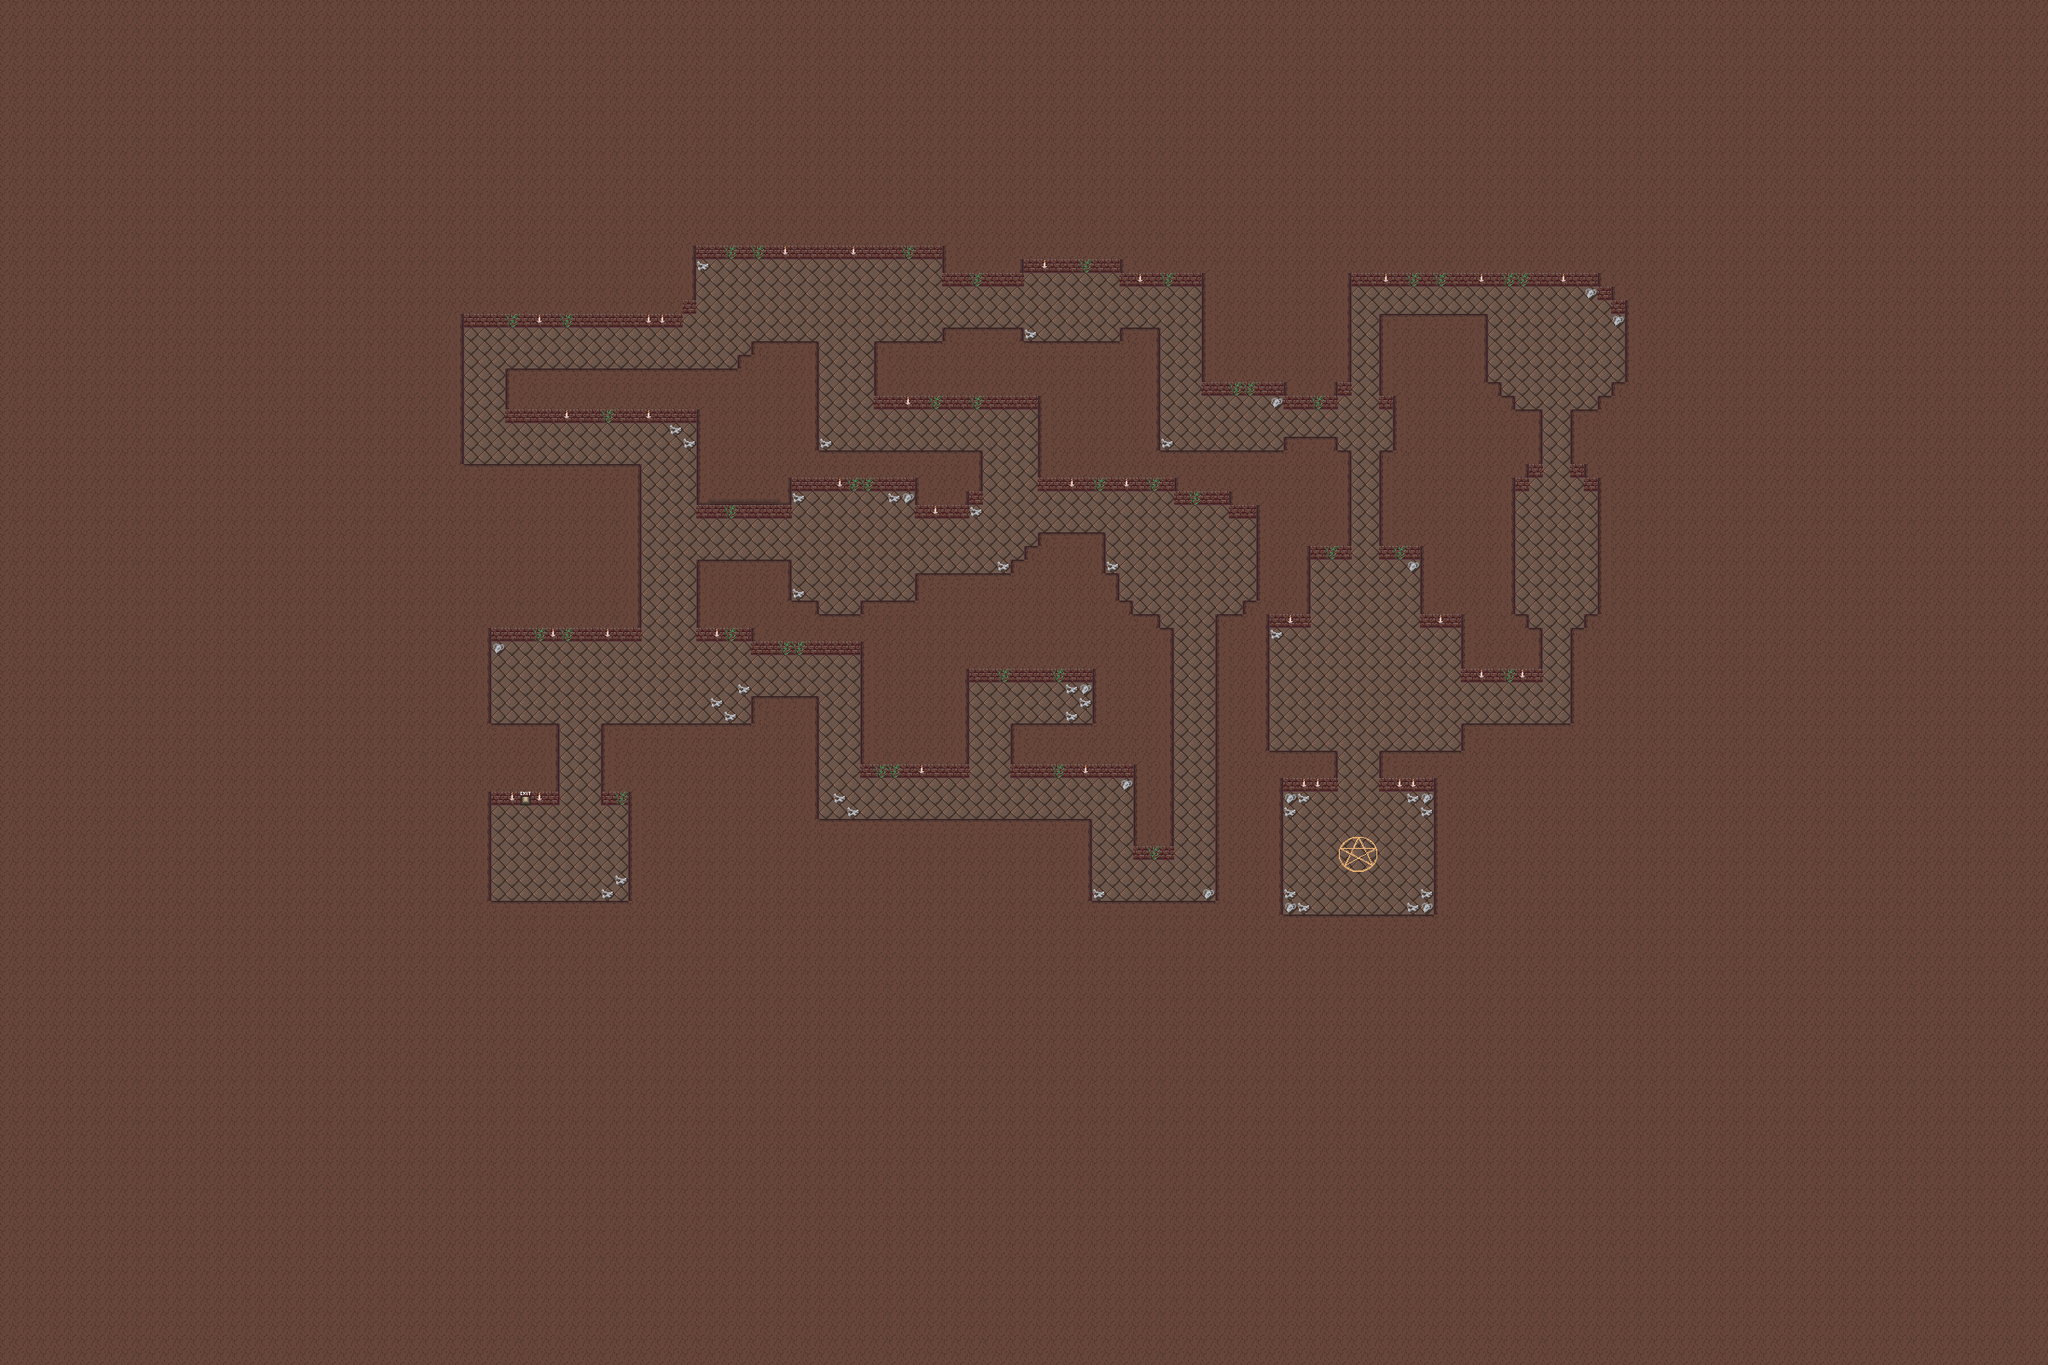

A 2D game scene composited from a Tiled map and its tileset images. What follows is a short description and the map's XML, with each tile layer's data collapsed to a summary:
An orthogonal 150x100 tile map with 16x16 px tiles, 1 tile layer (Tile Layer 1).

<map version="1.0" orientation="orthogonal" renderorder="right-down" width="150" height="100" tilewidth="16" tileheight="16" nextobjectid="1">
 <tileset firstgid="1" name="tileset" tilewidth="16" tileheight="16" tilecount="64" columns="8">
  <image source="tileset.png" width="128" height="128" />
 </tileset>
 <layer name="Tile Layer 1" width="150" height="100">
  <data>[15000 cells, 15000 non-empty, 27 distinct tile ids]</data>
 </layer>
</map>
